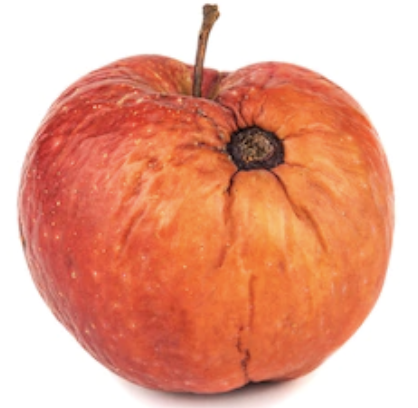
#> input picture fruit-ripeness/dataset/apple/overripe/Screen Shot 2018-06-07 at 2.22.00 PM.png, 418 x 408 px; its folder holds 4 pictures in this run
$ python train_ml.py
#> lines starting #> are read from the running program, lines starting #| are printed output that depends on the picture
#> pass 2 of the loop in scan_dataset, `for ext in ("jpg","jpeg","png","bmp","webp"):`:
#> pass 3 of the loop in scan_dataset, `for ext in ("jpg","jpeg","png","bmp","webp"):`:
#> the loop made 5 passes; the first 3 are shown
### fruit-ripeness/backend/utils_features.py
import cv2, numpy as np, os, glob
from skimage.feature import local_binary_pattern

# Konfigurasi fitur (disimpan saat training agar inference konsisten)
DEFAULT_FEATURE_META = {
    "resize_width": 256,
    "hsv_bins": 32,               # histogram Hue (0..180) → 32 bin
    "lbp_radius": 2,              # LBP tekstur
    "lbp_method": "uniform"
}

def read_and_resize(path_or_img, resize_width=256):
#> called with resize_width = 256
    if isinstance(path_or_img, str):
        bgr = cv2.imread(path_or_img)
#> bgr is the input picture: shape (408, 418, 3); mean B, G, R 142.5, 164.7, 231.1
    else:
        bgr = path_or_img
    if bgr is None:
        return None
    h, w = bgr.shape[:2]
#> h = 408; w = 418
    scale = resize_width / max(1, w)
#> scale = 0.612
    return cv2.resize(bgr, (resize_width, int(h*scale)))

def features_from_bgr(bgr, meta=DEFAULT_FEATURE_META):
    """Ekstraksi fitur:
       - Hist Hue (HSV) 32 bin, normalized
       - mean/std S & V
       - LBP histogram (uniform) pada gray
    """
    w = meta.get("resize_width", 256)
    bins = meta.get("hsv_bins", 32)
    lbp_radius = meta.get("lbp_radius", 2)
    lbp_method = meta.get("lbp_method", "uniform")
    n_points = 8 * lbp_radius

    # resize
    h0, w0 = bgr.shape[:2]
#> h0 = 249; w0 = 256
    if w0 != w:
        bgr = read_and_resize(bgr, resize_width=w)

    hsv = cv2.cvtColor(bgr, cv2.COLOR_BGR2HSV)
#> hsv: shape (249, 256, 3); mean H, S, V 6.5, 103.4, 231
    gray = cv2.cvtColor(bgr, cv2.COLOR_BGR2GRAY)
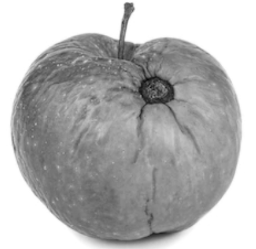
#> gray: shape (249, 256); min 8, max 255, mean 182

    H = hsv[:,:,0].astype(np.float32).ravel()
    S = hsv[:,:,1].astype(np.float32).ravel()
    V = hsv[:,:,2].astype(np.float32).ravel()

    # hist Hue (0..180)
    hist_h, _ = np.histogram(H, bins=bins, range=(0,180), density=True)
#> hist_h = 32 values, max 0.0993 at index 0, min 0 at index 9, mean 0.00556
    sv_mean = np.array([S.mean(), V.mean()], dtype=np.float32)
#> sv_mean = [103.4, 231]
    sv_std  = np.array([S.std(ddof=1), V.std(ddof=1)], dtype=np.float32)
#> sv_std = [82.75, 29.5]

    # LBP
    lbp = local_binary_pattern(gray, n_points, lbp_radius, method=lbp_method)
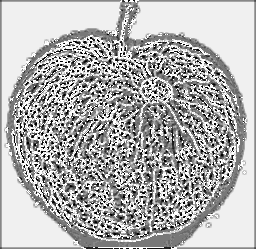
#> lbp: shape (249, 256) float64; min 0, max 17, mean 11.84; drawn with min black and max white
    # uniform → bins = n_points + 2
    lbp_bins = n_points + 2 if lbp_method == "uniform" else int(lbp.max()+1)
#> lbp_bins = 18
    hist_lbp, _ = np.histogram(lbp.ravel(), bins=lbp_bins, range=(0, lbp_bins), density=True)
#> hist_lbp = 18 values, max 0.314 at index 16, min 0.0168 at index 1, mean 0.0556

    feat = np.hstack([hist_h, sv_mean, sv_std, hist_lbp]).astype(np.float32)
#> feat = 54 values, max 231 at index 33, min 0 at index 9, mean 8.29
    return feat

def scan_dataset(root, labels=("unripe","ripe","overripe")):
    """Kembalikan (paths, y) dengan label diambil dari nama folder yang mengandung 'unripe|ripe|overripe'."""
    paths, y = [], []
    L = [l.lower() for l in labels]
    for ext in ("jpg","jpeg","png","bmp","webp"):
        for p in glob.glob(os.path.join(root, "**", f"*.{ext}"), recursive=True):
            parts = [pp.lower() for pp in p.split(os.sep)]
            lab = None
            for l in L:
                if any(l in part for part in parts):
                    lab = l; break
            if lab is None:
                continue
            paths.append(p); y.append(lab)
    return paths, y

### fruit-ripeness/backend/train_ml.py
import os, json
from pathlib import Path
import numpy as np
from sklearn.model_selection import train_test_split
from sklearn.ensemble import RandomForestClassifier
from sklearn.metrics import classification_report, confusion_matrix
from joblib import dump
from utils_features import scan_dataset, read_and_resize, features_from_bgr, DEFAULT_FEATURE_META
import cv2

LABELS = ["unripe","ripe","overripe"]

def load_features(dataset_root, meta):
    paths, y_text = scan_dataset(dataset_root, LABELS)
    if not paths:
        raise SystemExit(f"Tidak menemukan gambar di: {dataset_root}")
    X, y = [], []
    for p, lab in zip(paths, y_text):
        bgr = read_and_resize(p, meta["resize_width"])
        if bgr is None:
            continue
        feat = features_from_bgr(bgr, meta)
        X.append(feat)
        y.append(lab)
#> pass 2 of the loop in load_features, `for p, lab in zip(paths, y_text):`:
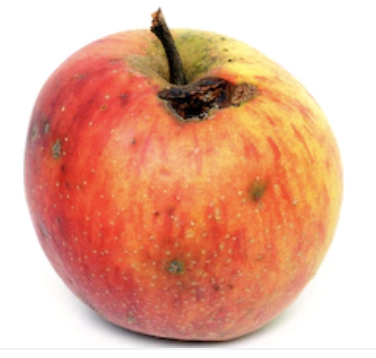
#> input picture fruit-ripeness/dataset/apple/overripe/Screen Shot 2018-06-07 at 2.31.59 PM.png, 376 x 358 px
#> in read_and_resize, bgr is the input picture: shape (358, 376, 3); mean B, G, R 151.2, 174.2, 229.1
#> hsv: shape (243, 256, 3); mean H, S, V 15.6, 92.7, 229
#> in features_from_bgr (call 2), `gray = cv2.cvtColor(bgr, cv2.COLOR_BGR2GRAY)`:
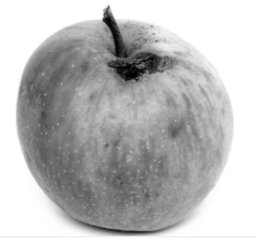
#> gray: shape (243, 256); min 0, max 255, mean 187.9
#> hist_h = 32 values, max 0.0896 at index 0, min 0 at index 11, mean 0.00556
#> sv_mean = [92.75, 229]
#> sv_std = [79.92, 38.38]
#> in features_from_bgr (call 2), `lbp = local_binary_pattern(gray, n_points, lbp_radius, method=lbp_meth..`:
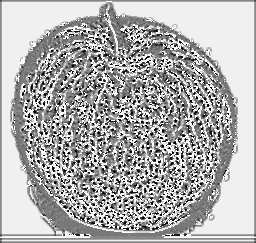
#> lbp: shape (243, 256) float64; min 0, max 17, mean 11.68; drawn with min black and max white
#> hist_lbp = 18 values, max 0.299 at index 16, min 0.0129 at index 1, mean 0.0556
#> in features_from_bgr (call 2), `feat = np.hstack([hist_h, sv_mean, sv_std, hist_lbp]).astype(np.float32)`: feat = 54 values, max 229 at index 33, min 0 at index 11, mean 8.17
#> pass 3 of the loop in load_features, `for p, lab in zip(paths, y_text):`:
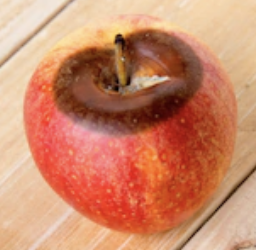
#> input picture fruit-ripeness/dataset/apple/overripe/Screen Shot 2018-06-07 at 2.44.05 PM.png, 256 x 250 px
#> in read_and_resize, bgr is the input picture: shape (250, 256, 3); mean B, G, R 106, 136.3, 203.4
#> hsv: shape (250, 256, 3); mean H, S, V 12.6, 128.9, 203.4
#> in features_from_bgr (call 3), `gray = cv2.cvtColor(bgr, cv2.COLOR_BGR2GRAY)`:
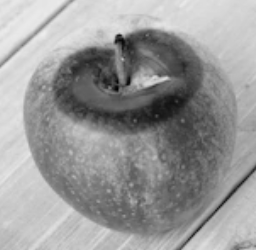
#> gray: shape (250, 256); min 2, max 237, mean 152.9
#> hist_h = 32 values, max 0.0685 at index 2, min 0 at index 5, mean 0.00556
#> sv_mean = [128.9, 203.4]
#> sv_std = [56.52, 44.8]
#> in features_from_bgr (call 3), `lbp = local_binary_pattern(gray, n_points, lbp_radius, method=lbp_meth..`:
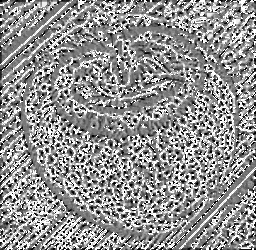
#> lbp: shape (250, 256) float64; min 0, max 17, mean 9.71; drawn with min black and max white
#> hist_lbp = 18 values, max 0.177 at index 17, min 0.0192 at index 1, mean 0.0556
#> in features_from_bgr (call 3), `feat = np.hstack([hist_h, sv_mean, sv_std, hist_lbp]).astype(np.float32)`: feat = 54 values, max 203.4 at index 33, min 0 at index 5, mean 8.05
#> the loop made 4 passes; the first 3 are shown
    return np.array(X, dtype=np.float32), np.array(y), paths

if __name__ == "__main__":
    here = Path(__file__).parent
    DATASET = str(here.parent / "dataset")  # ../dataset
    MODELS  = here / "models"
    MODELS.mkdir(parents=True, exist_ok=True)

    # konfigurasi fitur (bisa kamu ubah sesuai dataset)
    feature_meta = DEFAULT_FEATURE_META.copy()
    feature_meta["resize_width"] = 256
    feature_meta["hsv_bins"]     = 32
    feature_meta["lbp_radius"]   = 2
    feature_meta["lbp_method"]   = "uniform"

    print("[INFO] Load dataset & extract features ...")
    X, y, paths = load_features(DATASET, feature_meta)
    print(f"[INFO] samples={len(y)}, dim={X.shape[1]}")

    # split train/val/test: 70/15/15
    X_tr, X_tmp, y_tr, y_tmp = train_test_split(X, y, test_size=0.30, stratify=y, random_state=42)
    X_va, X_te, y_va, y_te   = train_test_split(X_tmp, y_tmp, test_size=0.50, stratify=y_tmp, random_state=42)

    print("[INFO] Train RandomForest ...")
    clf = RandomForestClassifier(
        n_estimators=400, max_depth=None, n_jobs=-1, random_state=42, class_weight="balanced"
    )
    clf.fit(X_tr, y_tr)

    print("\n[VAL] confusion matrix:")
    print(confusion_matrix(y_va, clf.predict(X_va), labels=LABELS))
    print(classification_report(y_va, clf.predict(X_va), labels=LABELS, digits=4))

    print("\n[TEST] confusion matrix:")
    print(confusion_matrix(y_te, clf.predict(X_te), labels=LABELS))
    print(classification_report(y_te, clf.predict(X_te), labels=LABELS, digits=4))

    # simpan
    from joblib import dump
    dump(clf, MODELS/"model_ml.pkl")
    with open(MODELS/"feature_meta.json","w",encoding="utf-8") as f:
        json.dump(feature_meta, f, ensure_ascii=False, indent=2)
    with open(MODELS/"labels.json","w",encoding="utf-8") as f:
        json.dump(LABELS, f, ensure_ascii=False, indent=2)

    print("\n[SAVED] models/model_ml.pkl + feature_meta.json + labels.json")
